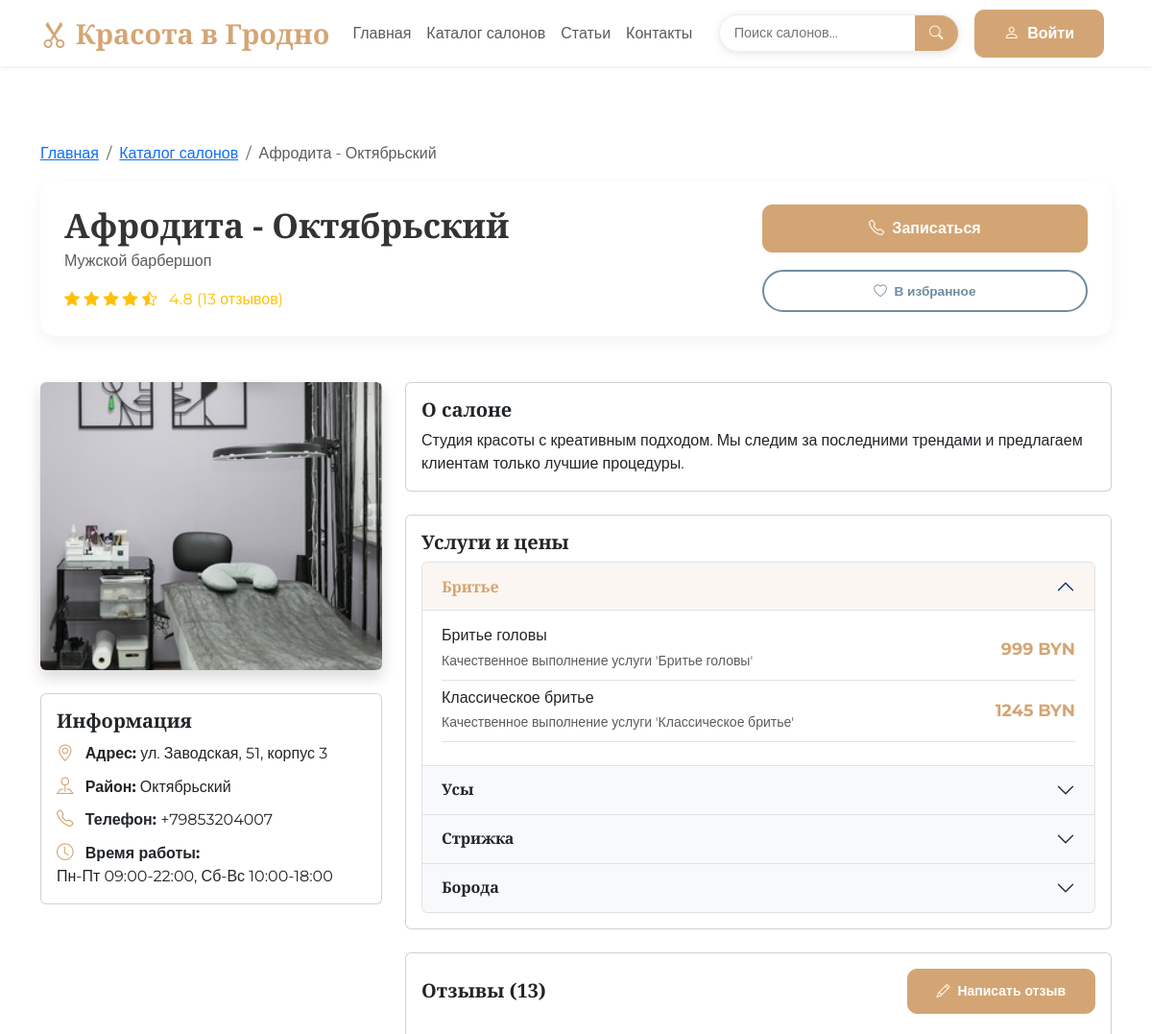
The app's page /catalog/50 (upper part), older data.
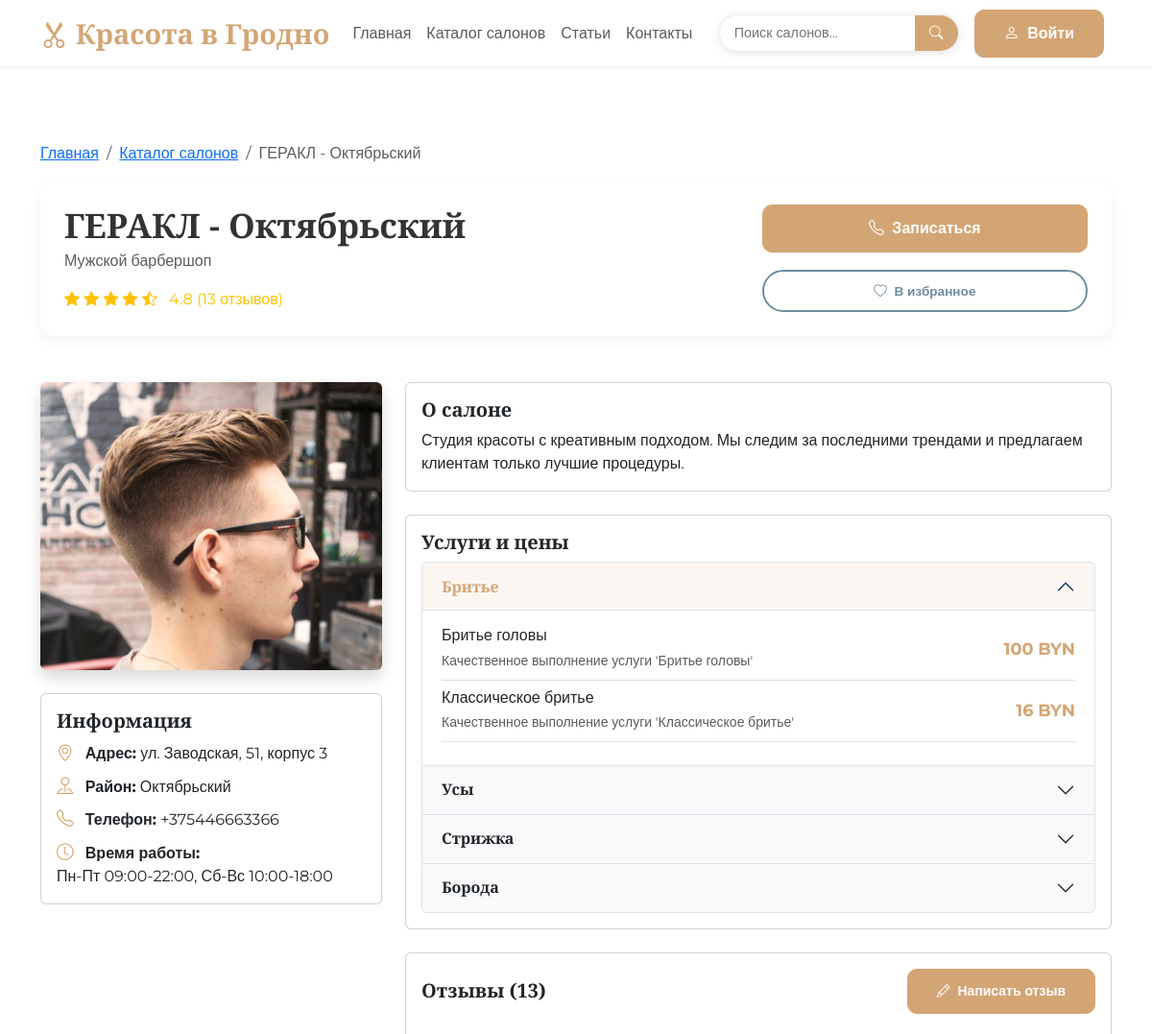
The same page, newer data.
### models.py (models this page shows)
class Salon(db.Model):
    __tablename__ = 'salons'
    id = db.Column(db.Integer, primary_key=True)
    name = db.Column(db.String(200))
    category = db.Column(db.String(100))
    description = db.Column(db.Text)
    address = db.Column(db.String(300))
    district = db.Column(db.String(100))
    phone = db.Column(db.String(20))
    working_hours = db.Column(db.String(200))
    rating = db.Column(db.Float, default=0.0)
    reviews_count = db.Column(db.Integer, default=0)
    is_verified = db.Column(db.Boolean, default=False)
    image_url = db.Column(db.String(300), default='/static/img/default.png')
    created_at = db.Column(db.DateTime, server_default=db.func.now())
    services = db.relationship('Service', backref='salon', lazy=True, cascade='all, delete-orphan')
    reviews = db.relationship('Review', backref='salon', lazy=True, cascade='all, delete-orphan')

class Service(db.Model):
    __tablename__ = 'services'
    id = db.Column(db.Integer, primary_key=True)
    salon_id = db.Column(db.Integer, db.ForeignKey('salons.id'))
    category = db.Column(db.String(100))
    name = db.Column(db.String(200))
    description = db.Column(db.Text)
    price = db.Column(db.Integer)

### app.py (the view)
@app.route('/catalog/<int:salon_id>')
def salon_detail(salon_id):
    salon = Salon.query.get_or_404(salon_id)
    services = Service.query.filter_by(salon_id=salon_id).all()
    services_by_category = {}
    for service in services:
        if service.category not in services_by_category:
            services_by_category[service.category] = []
        services_by_category[service.category].append(service)
    reviews = Review.query.filter_by(salon_id=salon_id).all()
    return render_template('salon-detail.html',
        title=salon.name,
        salon=salon,
        services=services,
        services_by_category=services_by_category,
        reviews=reviews
    )

### app.py (called while the page is built)
@app.context_processor
def inject_now():
    return {'now': datetime.now()}

@app.context_processor
def inject_user():
    return {'current_user': current_user}

### templates/salon-detail.html (shortened to what the changed rows need)
{% extends "base.html" %} {% block content %}
<div class="container mt-5 pt-4">
  <nav aria-label="breadcrumb">
    <ol class="breadcrumb">
      <li class="breadcrumb-item"><a href="/">Главная</a></li>
      <li class="breadcrumb-item"><a href="/catalog">Каталог салонов</a></li>
      <li class="breadcrumb-item active" aria-current="page">{{ salon.name }}</li>
    </ol>
  </nav>
  <div class="salon-header mb-5">
    <div class="row">
      <div class="col-md-8">
        <h1 class="salon-title">{{ salon.name }}</h1>
        <p class="text-muted">{{ salon.category }}</p>
        <div class="d-flex flex-wrap align-items-center">
          <div class="rating me-3">
            {% for i in range(5) %}
              {% if i < salon.rating|int %}
              <i class="bi bi-star-fill text-warning"></i>
              {% elif i < salon.rating %}
              <i class="bi bi-star-half text-warning"></i>
              {% else %}
              <i class="bi bi-star text-secondary"></i>
              {% endif %}
            {% endfor %}
            <span class="ms-2">{{ "%.1f"|format(salon.rating) }} ({{ salon.reviews_count }} отзывов)</span>
          </div>
        </div>
      </div>
    </div>
  </div>
  <div class="row">
    <div class="col-md-4">
      <div class="salon-photo mb-4">
        <img
          src="{{ salon.image_url }}"
          alt="{{ salon.name }}"
          class="img-fluid rounded shadow"
          style="height: 300px; object-fit: cover; width: 100%;"
          onerror="this.src='/static/img/default.png'"
        />
      </div>
      <div class="card mb-4">
        <div class="card-body">
          <h5 class="card-title">Информация</h5>
          <p class="mb-2">
            <i class="bi bi-geo-alt service-price me-2"></i>
            <strong>Адрес:</strong> {{ salon.address }}
          </p>
          <p class="mb-2">
            <i class="bi bi-pin-map service-price me-2"></i>
            <strong>Район:</strong> {{ salon.district }}
          </p>
          {% if salon.phone %}
          <p class="mb-2">
            <i class="bi bi-telephone service-price me-2"></i>
            <strong>Телефон:</strong> {{ salon.phone }}
          </p>
          {% endif %}
          {% if salon.working_hours %}
          <p class="mb-0">
            <i class="bi bi-clock service-price me-2"></i>
            <strong>Время работы:</strong><br>
            {{ salon.working_hours|replace('\n', '<br>')|safe }}
          </p>
          {% endif %}
        </div>
      </div>
    </div>
    <div class="col-md-8">
      <div class="card mb-4">
        <div class="card-body">
          <h5 class="card-title">О салоне</h5>
          <p class="card-text">{{ salon.description }}</p>
        </div>
      </div>
{% if services %}
<div class="card mb-4">
  <div class="card-body">
    {% if services_by_category %}
    <div class="accordion" id="servicesAccordion">
      {% for category, services_list in services_by_category.items() %}
      <div class="accordion-item">
        <h3 class="accordion-header">
          <button class="accordion-button {% if not loop.first %}collapsed{% endif %}"
                  type="button" data-bs-toggle="collapse"
                  data-bs-target="#collapse{{ loop.index }}">
            {{ category }}
          </button>
        </h3>
        <div id="collapse{{ loop.index }}"
             class="accordion-collapse collapse {% if loop.first %}show{% endif %}"
             data-bs-parent="#servicesAccordion">
          <div class="accordion-body">
            {% for service in services_list %}
            <div class="d-flex justify-content-between align-items-center border-bottom pb-2 mb-2">
              <div>
                <h6 class="mb-1">{{ service.name }}</h6>
                {% if service.description %}
                <small class="text-muted">{{ service.description }}</small>
                {% endif %}
              </div>
              <div>
                <strong class="service-price">
                  {% if service.price %}
                    {{ service.price }} BYN
                  {% else %}
                    По запросу
                  {% endif %}
                </strong>
              </div>
            </div>
            {% endfor %}
          </div>
        </div>
      </div>
      {% endfor %}
    </div>
    {% endif %}
  </div>
</div>
{% endif %}
    </div>
  </div>
</div>
{% endblock %}

Row changes from the older to the newer data that the page shows:
changed Salon "Мужской барбершоп": name "Афродита - Октябрьский" → "ГЕРАКЛ - Октябрьский"; image_url: a different picture; phone "+79853204007" → "+375446663366"
changed Service "Бритье": price "999" → "100"
changed Service "Классическое бритье": price "1245" → "16"
